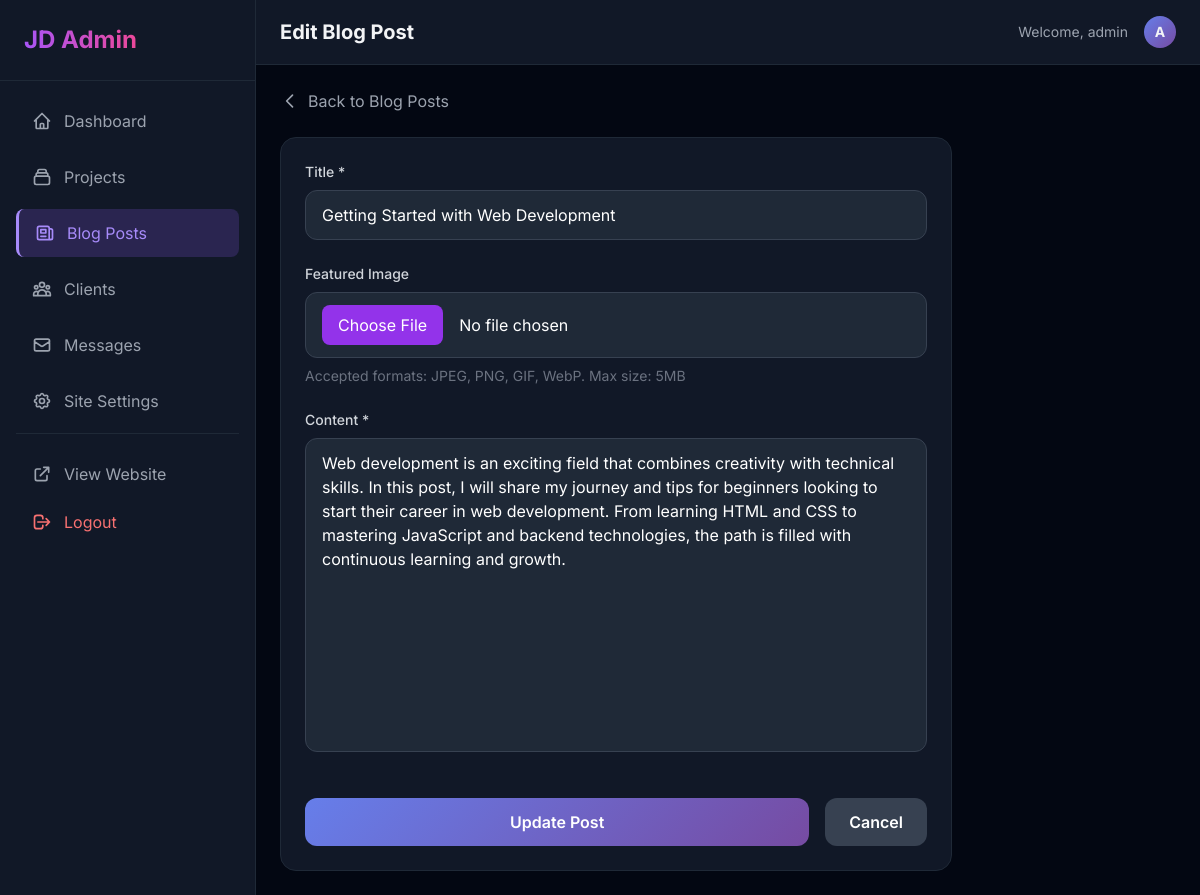
Page /admin/blog_form.php?id=1 (signed in) on the committed database.
### tables this page shows
CREATE TABLE IF NOT EXISTS blogs (
    id INT AUTO_INCREMENT PRIMARY KEY,
    title VARCHAR(255) NOT NULL,
    content TEXT,
    image_url VARCHAR(500),
    created_at TIMESTAMP DEFAULT CURRENT_TIMESTAMP
);

### admin/blog_form.php (the view, shortened to what this page needs)
<?php
$isEdit = isset($_GET['id']) && is_numeric($_GET['id']);
$blog = null;
$db = Database::getInstance()->getConnection();
if ($isEdit) {
    try {
        $stmt = $db->prepare("SELECT * FROM blogs WHERE id = ?");
        $stmt->execute([$_GET['id']]);
        $blog = $stmt->fetch();
    } catch (Exception $e) {
        header('Location: blogs.php');
        exit;
    }
}
require_once 'includes/header.php';
require_once 'includes/sidebar.php';
?>
<div class="max-w-2xl">
    <a href="blogs.php" class="inline-flex items-center gap-2 text-gray-400 hover:text-white mb-6 transition-colors">
        <svg class="w-5 h-5" fill="none" stroke="currentColor" viewBox="0 0 24 24">
            <path stroke-linecap="round" stroke-linejoin="round" stroke-width="2" d="M15 19l-7-7 7-7"/>
        </svg>
        Back to Blog Posts
    </a>
    <div class="bg-gray-900 rounded-2xl border border-gray-800 p-6">
        <form method="POST" enctype="multipart/form-data" class="space-y-6">
            <div>
                <label for="title" class="block text-sm font-medium text-gray-300 mb-2">Title *</label>
                <input type="text" id="title" name="title" required
                       class="w-full px-4 py-3 bg-gray-800 border border-gray-700 rounded-xl text-white placeholder-gray-500 focus:border-purple-500 focus:ring-2 focus:ring-purple-500/20 outline-none transition-all"
                       value="<?= htmlspecialchars($blog['title'] ?? $_POST['title'] ?? '') ?>">
            </div>
            <div>
                <label for="image" class="block text-sm font-medium text-gray-300 mb-2">Featured Image</label>
                <input type="file" id="image" name="image" accept="image/*"
                       class="w-full px-4 py-3 bg-gray-800 border border-gray-700 rounded-xl text-white file:mr-4 file:py-2 file:px-4 file:rounded-lg file:border-0 file:bg-purple-600 file:text-white file:cursor-pointer hover:file:bg-purple-700 transition-all">
                <p class="text-gray-500 text-sm mt-2">Accepted formats: JPEG, PNG, GIF, WebP. Max size: 5MB</p>
            </div>
            <div>
                <label for="content" class="block text-sm font-medium text-gray-300 mb-2">Content *</label>
                <textarea id="content" name="content" rows="12" required
                          class="w-full px-4 py-3 bg-gray-800 border border-gray-700 rounded-xl text-white placeholder-gray-500 focus:border-purple-500 focus:ring-2 focus:ring-purple-500/20 outline-none transition-all resize-none"><?= htmlspecialchars($blog['content'] ?? $_POST['content'] ?? '') ?></textarea>
            </div>
            <div class="flex gap-4 pt-4">
                <button type="submit" class="flex-1 gradient-bg text-white py-3 rounded-xl font-semibold hover:opacity-90 transition-all">
                    <?= $isEdit ? 'Update Post' : 'Publish Post' ?>
                </button>
                <a href="blogs.php" class="px-6 py-3 bg-gray-700 text-white rounded-xl font-semibold hover:bg-gray-600 transition-all">
                    Cancel
                </a>
            </div>
        </form>
    </div>
</div>
<?php require_once 'includes/footer.php'; ?>

### admin/includes/header.php (style rules this page uses)
body { font-family: 'Inter', sans-serif; }
.gradient-bg { background: linear-gradient(135deg, #667eea 0%, #764ba2 100%); }

### rows in the picture
blogs: title "Getting Started with Web Development", content "Web development is an exciting field that combines creativity with technical skills. In this post, I will share my journey and tips for beginners looking to start their career in web development. From learning HTML and CSS to mastering JavaScript and backend technologies, the path is filled with continuous learning and growth."

### other values in the picture
$pageTitle "Edit Blog Post"
Auth::getUsername() "admin"
substr(Auth::getUsername(), 0, 1) "A"
